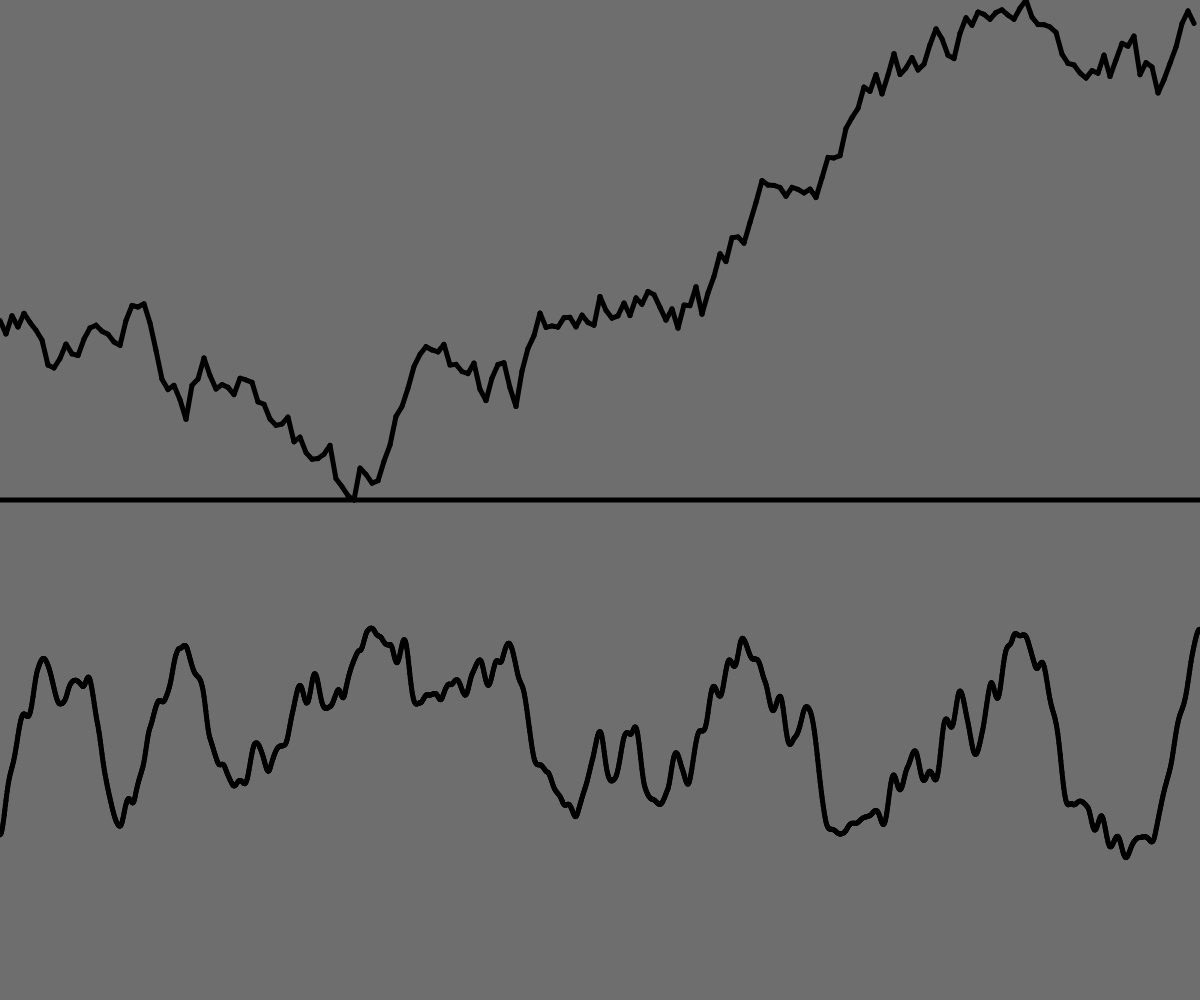
Frame 1 (no input)
Frame 60 (no input): identical to frame 1, image omitted
Frame 120 (the mouse pressed at the canvas centre since frame 60): identical to frame 1, image omitted

The p5.js sketch that drew this single still picture (run headless with seeded random() and noise() and a simulated clock; from frame 60 on, the mouse is pressed at the canvas centre):

// p5.js sketch
// ── sketch.js
let randomNormals = [];
let randomPerlins = [];

function setup() {
  createCanvas(windowWidth, windowHeight);
  
  // Inisialisasi nilai untuk distribusi normal
  let vn = 0;
  for (let i = 0; i < 200; i++) {
    vn += randomGaussian(0, 1);
    randomNormals[i] = vn;
  }
  
  // Inisialisasi nilai untuk Perlin noise
  let t = 0;
  for (let i = 0; i < 2000; i++) {
    randomPerlins[i] = noise(t);
    t += 0.01;
  }
}

function draw() {
  background(110);
  
  // Menggambar distribusi normal
  let w = windowWidth / randomNormals.length;
  strokeWeight(5);
  for (let i = 0; i < randomNormals.length - 1; i++) {
    let y1 = map(randomNormals[i], min(randomNormals), max(randomNormals), 0, windowHeight / 2);
    let y2 = map(randomNormals[i + 1], min(randomNormals), max(randomNormals), 0, windowHeight / 2);
    line(i * w, windowHeight / 2 - y1, (i + 1) * w, windowHeight / 2 - y2);
  }
  
  // Garis pemisah
  stroke(0);
  line(0, windowHeight / 2, windowWidth, windowHeight / 2);
  
  // Menggambar Perlin noise
  w = windowWidth / randomPerlins.length;
  for (let i = 0; i < randomPerlins.length - 1; i++) {
    let y1 = map(randomPerlins[i], 0, 1, windowHeight / 2, windowHeight);
    let y2 = map(randomPerlins[i + 1], 0, 1, windowHeight / 2, windowHeight);
    line(i * w, y1, (i + 1) * w, y2);
  }
}
